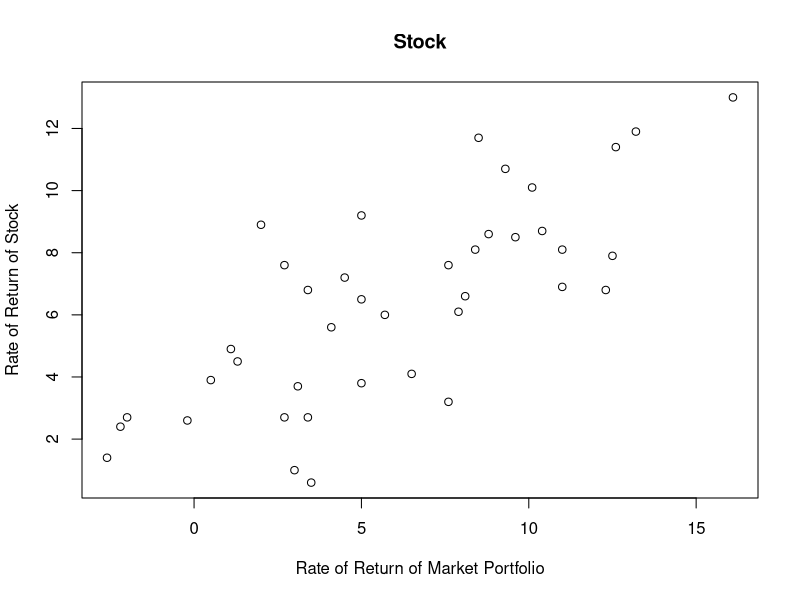

Here is the R script that generated this plot:
## ---- chunk 1
knitr::opts_chunk$set(echo = TRUE)
library(knitr)
library(car)
library(readr)

## ---- chunk 2
stock_data <- read.delim('stock.txt') 
x_vals = stock_data$PortfolioRate
y_vals = stock_data$StockRate
plot(x_vals, y_vals, xlab = "Rate of Return of Market Portfolio", ylab = "Rate of Return of Stock", main = "Stock")

## ---- chunk 3
# First linear model, with intercept
fit_1 = lm(StockRate~PortfolioRate, data = stock_data) 
summary(fit_1)
## ---- chunk 4
newdata = data.frame(PortfolioRate = 8)
pred = predict.lm(fit_1, newdata, interval = "confidence", level = 0.95)
pred
